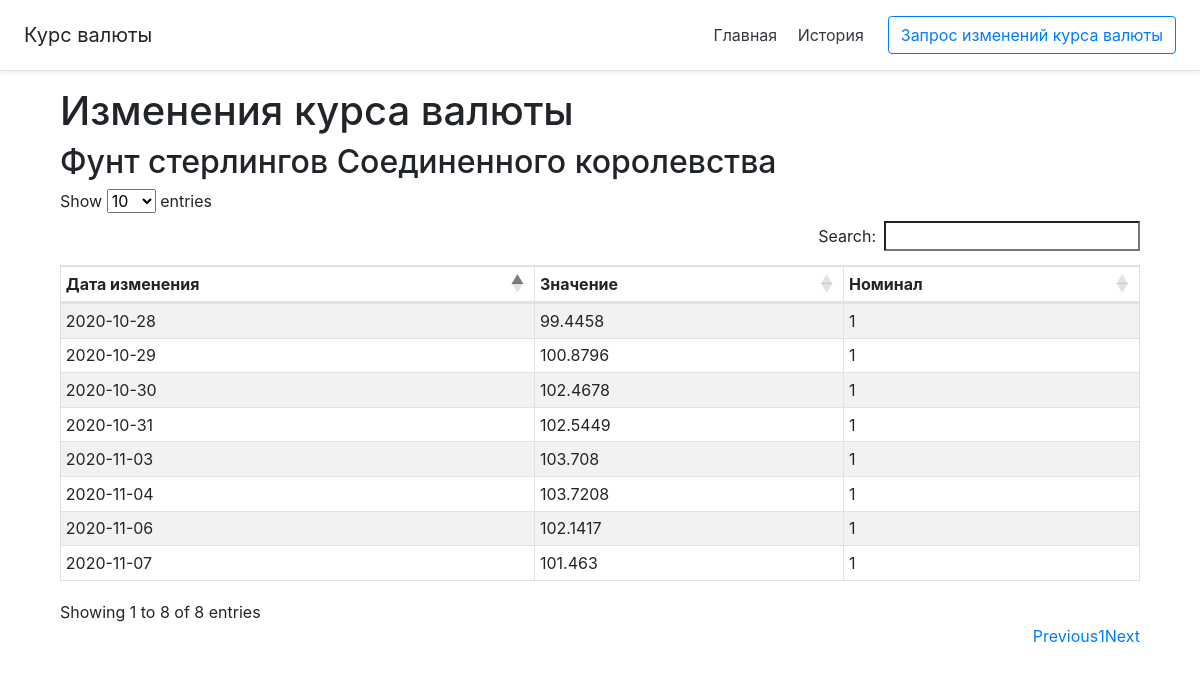
Screenshot of /course-changes/1 with the database file from the repository.
### app.py (models this page shows, shortened)
class CourseChanges(db.Model):
    __tablename__ = 'сourse_сhanges'
    id = db.Column(db.Integer, primary_key=True)
    changes_request_id = db.Column(
        db.Integer,
        db.ForeignKey('сhanges_request.id')
    )
    currency = db.Column(db.String(10), nullable=False)
    record_date = db.Column(db.Date, nullable=False)
    nominal = db.Column(db.Integer, nullable=False)
    value = db.Column(db.Float, nullable=False)

### app.py (the view)
@app.route('/course-changes/<int:changes_request_id>')
def course_changes(changes_request_id):
    changes = CourseChanges.query.filter(
        CourseChanges.changes_request_id == changes_request_id
    )
    currency = CODE_TO_NAME.get(changes[0].currency)
    changes_request = changes[0].changes_request_id
    return render_template(
        'course-changes.html',
        data=changes,
        currency=currency,
        changes_request=changes_request
    )

### templates/course-changes.html (shortened to what this page needs)
{% extends "base.html" %}
{% block content %}
    <div class="container">
       <h1>Изменения курса валюты</h1>
        <h2>{{currency}}</h2>
            <table id="dtBasicExample" class="table table-striped table-bordered table-sm" cellspacing="0" width="100%">
              <thead>
                <tr>
                  <th class="th-sm">Дата изменения
                  </th>
                  <th class="th-sm">Значение
                  </th>
                  <th class="th-sm">Номинал
                  </th>
                </tr>
              </thead>
              <tbody>
                {% for element in data %}
                <tr>
                  <td>{{ element.record_date }}</td>
                  <td>{{ element.value }}</td>
                  <td>{{ element.nominal }}</td>
                </tr>
                {% endfor %}
              </tbody>
            </table>
    </div>
{% endblock %}

### rows the page displays
CourseChanges: record_date "2020-10-28", value "99.4458", nominal "1"
CourseChanges: record_date "2020-10-29", value "100.8796", nominal "1"
CourseChanges: record_date "2020-10-30", value "102.4678", nominal "1"
CourseChanges: record_date "2020-10-31", value "102.5449", nominal "1"
CourseChanges: record_date "2020-11-03", value "103.708", nominal "1"
CourseChanges: record_date "2020-11-04", value "103.7208", nominal "1"
CourseChanges: record_date "2020-11-06", value "102.1417", nominal "1"
CourseChanges: record_date "2020-11-07", value "101.463", nominal "1"

### other values shown
{{ currency }} "Фунт стерлингов Соединенного королевства"
